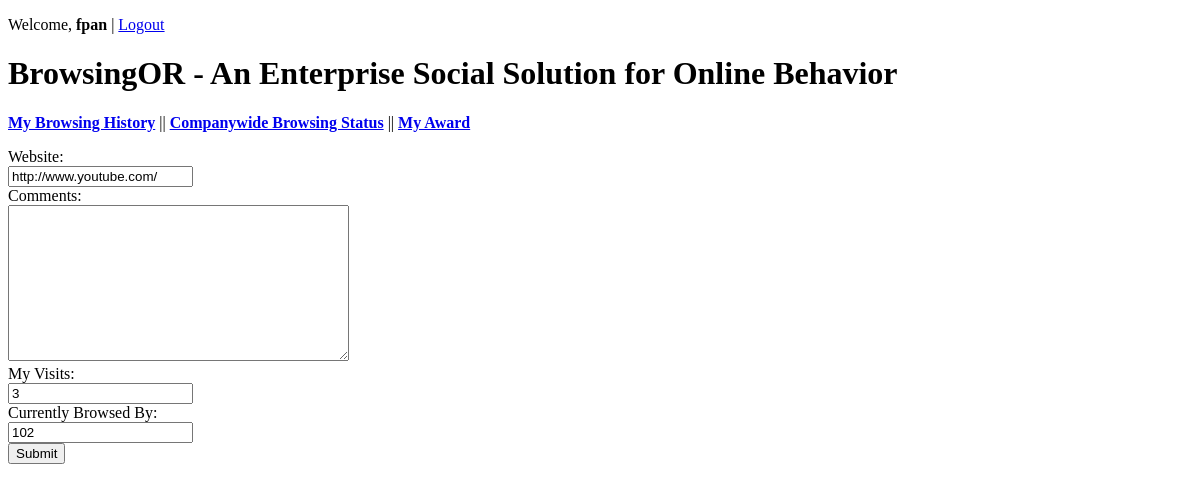
Before: /questions/edit/3/ (signed in) with the older database file.
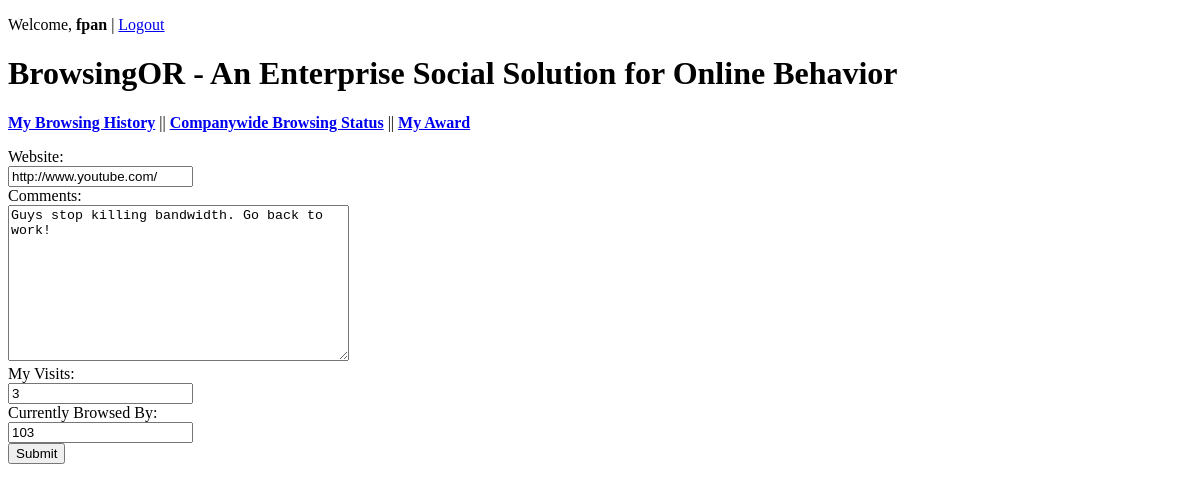
After: the same page with the newer database file.
### questionsandanswers/models.py (models this page shows, shortened)
class Question(models.Model):
    subject = models.CharField(verbose_name='Website',max_length=200)
    description = models.TextField(verbose_name='Comments')
    publication_date = models.DateTimeField()
    visit = models.IntegerField(verbose_name='My Visits',default=0)
    cmpnyvisit = models.IntegerField(verbose_name='Currently Browsed By',default=100)
    def published_today(self):
        return self.publication_date.date() == timezone.now().date()
    published_today.boolean = True
    published_today.short_description = 'Asked today?'
    publication_date = models.DateTimeField(auto_now_add=True)

### questionsandanswers/views.py (the view)
# urls.py: url(r'^questions/edit/(?P<question_id>\d+)/$','questionsandanswers.views.question_edit',name='question_edit'),
@login_required
def question_edit(request, question_id):
    question = get_object_or_404(Question, pk=question_id)
    if request.method == 'POST':
        form = QuestionForm(request.POST, instance=question)
        if form.is_valid():
            form.save()
            return redirect('question_detail', question_id)
    else:
        form = QuestionForm(instance=question)
        return render_to_response('question_edit.html',{'form': form},context_instance=RequestContext(request))

### questionsandanswers/views.py
class QuestionForm(forms.ModelForm):
    class Meta:
       model = Question
       exclude = ('publication_date',)

### jumpingintodjango/templates/question_edit.html (shortened to what this page needs)
{% extends "base.html" %}
{% block content %}
	<form action="" method="post">{% csrf_token %}
	{% include "form_snippet.html"%}
	<input type="submit" value="Submit" />
	</form>
{% endblock %}

### jumpingintodjango/templates/form_snippet.html (shortened to what this page needs)
{% for field in form %}
	<div class="field_container">
		{{ field.label_tag }}</br>
		{{ field }}
	</div>
{% endfor %}

Changed rows visible on the page:
changed Question "http://www.youtube.com/": description (not shown) → "Guys stop killing bandwidth. Go back to work!"; cmpnyvisit "102" → "103"
